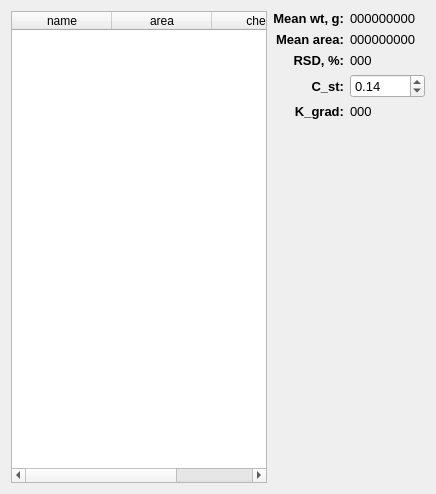
     <widget class="QWidget" name="S1">
      <attribute name="title">
       <string>S1</string>
      </attribute>
      <layout class="QGridLayout" name="gridLayout_2">
       <item row="0" column="0" rowspan="6">
        <widget class="QTableWidget" name="tableWidget_S1">
         <column>
          <property name="text">
           <string>name</string>
          </property>
         </column>
         <column>
          <property name="text">
           <string>area</string>
          </property>
         </column>
         <column>
          <property name="text">
           <string>check</string>
          </property>
         </column>
        </widget>
       </item>
       <item row="0" column="1">
        <widget class="QLabel" name="label_37">
         <property name="font">
          <font>
           <pointsize>10</pointsize>
           <weight>75</weight>
           <bold>true</bold>
          </font>
         </property>
         <property name="text">
          <string>Mean wt, g:</string>
         </property>
         <property name="alignment">
          <set>Qt::AlignRight|Qt::AlignTrailing|Qt::AlignVCenter</set>
         </property>
        </widget>
       </item>
       <item row="0" column="2">
        <widget class="QLabel" name="S1_wt">
         <property name="font">
          <font>
           <pointsize>10</pointsize>
          </font>
         </property>
         <property name="text">
          <string>000000000</string>
         </property>
        </widget>
       </item>
       <item row="1" column="1">
        <widget class="QLabel" name="label">
         <property name="font">
          <font>
           <pointsize>10</pointsize>
           <weight>75</weight>
           <bold>true</bold>
          </font>
         </property>
         <property name="text">
          <string>Mean area:</string>
         </property>
         <property name="alignment">
          <set>Qt::AlignRight|Qt::AlignTrailing|Qt::AlignVCenter</set>
         </property>
        </widget>
       </item>
       <item row="1" column="2">
        <widget class="QLabel" name="S1_mean">
         <property name="font">
          <font>
           <pointsize>10</pointsize>
          </font>
         </property>
         <property name="text">
          <string>000000000</string>
         </property>
        </widget>
       </item>
       <item row="2" column="1">
        <widget class="QLabel" name="label_2">
         <property name="font">
          <font>
           <pointsize>10</pointsize>
           <weight>75</weight>
           <bold>true</bold>
          </font>
         </property>
         <property name="lineWidth">
          <number>0</number>
         </property>
         <property name="text">
          <string>RSD, %:</string>
         </property>
         <property name="alignment">
          <set>Qt::AlignRight|Qt::AlignTrailing|Qt::AlignVCenter</set>
         </property>
        </widget>
       </item>
       <item row="2" column="2">
        <widget class="QLabel" name="S1_RSD">
         <property name="font">
          <font>
           <pointsize>10</pointsize>
          </font>
         </property>
         <property name="text">
          <string>000</string>
         </property>
        </widget>
       </item>
       <item row="3" column="1">
        <widget class="QLabel" name="label_19">
         <property name="font">
          <font>
           <pointsize>10</pointsize>
           <weight>75</weight>
           <bold>true</bold>
          </font>
         </property>
         <property name="text">
          <string>C_st:</string>
         </property>
         <property name="alignment">
          <set>Qt::AlignRight|Qt::AlignTrailing|Qt::AlignVCenter</set>
         </property>
        </widget>
       </item>
       <item row="3" column="2">
        <widget class="QDoubleSpinBox" name="S1_Cst">
         <property name="font">
          <font>
           <pointsize>10</pointsize>
          </font>
         </property>
         <property name="maximum">
          <double>1000.000000000000000</double>
         </property>
         <property name="singleStep">
          <double>0.010000000000000</double>
         </property>
         <property name="value">
          <double>0.140000000000000</double>
         </property>
        </widget>
       </item>
       <item row="4" column="1">
        <widget class="QLabel" name="label_20">
         <property name="font">
          <font>
           <pointsize>10</pointsize>
           <weight>75</weight>
           <bold>true</bold>
          </font>
         </property>
         <property name="text">
          <string>K_grad:</string>
         </property>
         <property name="alignment">
          <set>Qt::AlignRight|Qt::AlignTrailing|Qt::AlignVCenter</set>
         </property>
        </widget>
       </item>
       <item row="4" column="2">
        <widget class="QLabel" name="S1_Kg">
         <property name="font">
          <font>
           <pointsize>10</pointsize>
          </font>
         </property>
         <property name="text">
          <string>000</string>
         </property>
        </widget>
       </item>
       <item row="5" column="1" colspan="2">
        <spacer name="verticalSpacer">
         <property name="orientation">
          <enum>Qt::Vertical</enum>
         </property>
         <property name="sizeHint" stdset="0">
          <size>
           <width>20</width>
           <height>364</height>
          </size>
         </property>
        </spacer>
       </item>
      </layout>
     </widget>
